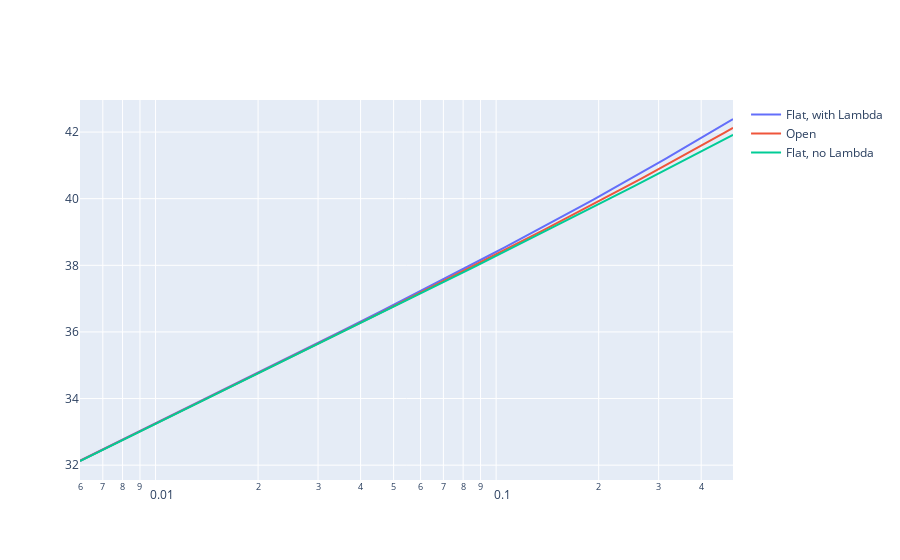

Notebook code for this chart:
### Code cell
fig = go.Figure()

fig.add_trace(go.Scatter(x=z_test, y=DM_flat_wL, name="Flat, with Lambda"))
fig.add_trace(go.Scatter(x=z_test, y=DM_open, name="Open"))
fig.add_trace(go.Scatter(x=z_test, y=DM_flat_noL, name="Flat, no Lambda"))

fig.update_xaxes(type="log")

fig.show()
